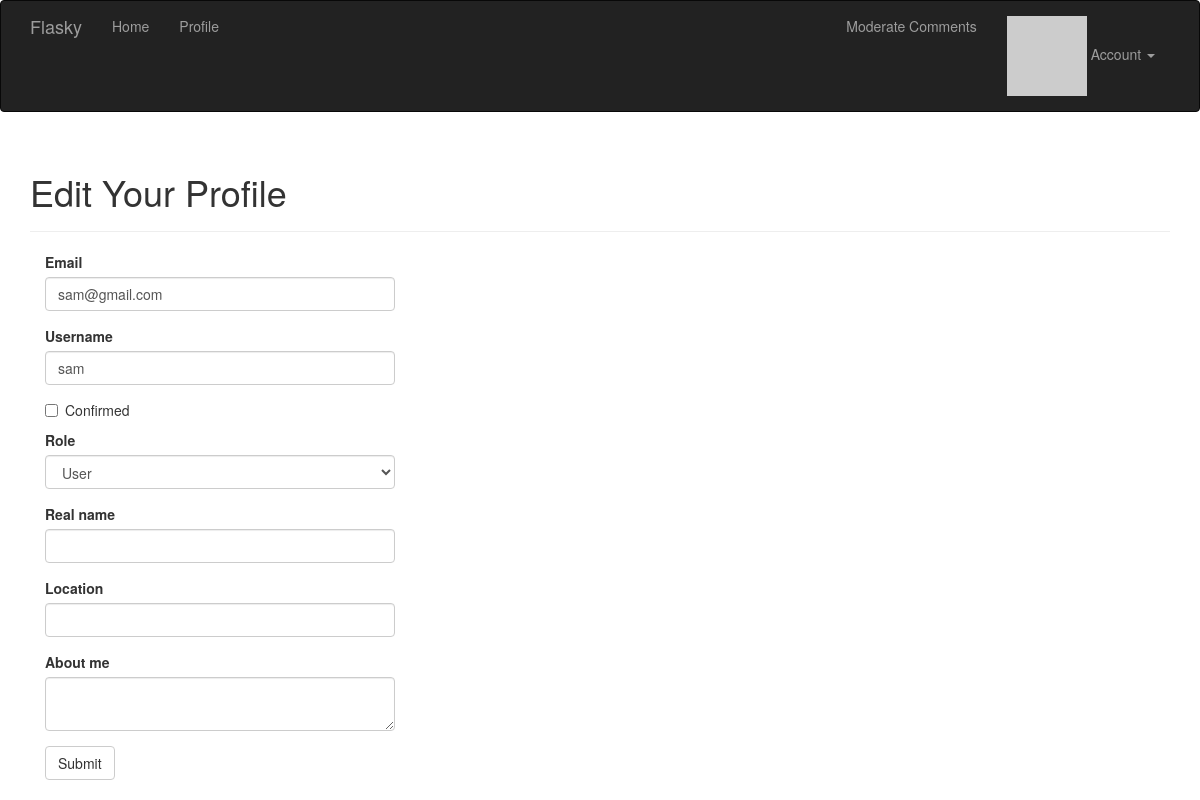
/edit-profile/3 (signed in), run on the app's committed database.
### app/models/user.py (models this page shows, shortened)
class User(UserMixin, db.Model):
    __tablename__ = 'users'
    id = db.Column(db.Integer, primary_key=True)
    username = db.Column(db.String(64), unique=True)
    email = db.Column(db.String(64), unique=True, index=True)
    password_hash = db.Column(db.String(128))
    confirmed = db.Column(db.Boolean, default=False)
    role_id = db.Column(db.Integer, db.ForeignKey('roles.id'))
    name = db.Column(db.String(64))
    location = db.Column(db.String(64))
    about_me = db.Column(db.Text())
    member_since = db.Column(db.DateTime(), default=datetime.utcnow)
    last_seen = db.Column(db.DateTime(), default=datetime.utcnow)
    avatar_hash = db.Column(db.String(32))
    posts = db.relationship('Post', backref='author', lazy='dynamic')
    followed = db.relationship('Follow',
                               foreign_keys=[Follow.follower_id],
                               backref=db.backref('follower', lazy='joined'),
                               lazy='dynamic',
                               cascade='all, delete-orphan')
    followers = db.relationship('Follow',
                                foreign_keys=[Follow.followed_id],
                                backref=db.backref('followed', lazy='joined'),
                                lazy='dynamic',
                                cascade='all, delete-orphan')
    comments = db.relationship('Comment', backref='author', lazy='dynamic')
    @property
    def password(self):
        raise AttributeError('password in not a readable attribute')
    def ping(self):
        self.last_seen = datetime.utcnow()
        db.session.add(self)
        db.session.commit()
    def can(self, perm):
        return self.role is not None and self.role.has_permission(perm)
    def gravatar_hash(self):
        return hashlib.md5(self.email.lower().encode('utf-8')).hexdigest()
    def gravatar(self, size=100, default='identicon', rating='g'):
        if request.is_secure:
            url = 'https://secure.gravatar.com/avatar'
        else:
            url = 'http://secure.gravatar.com/avatar'
        hash_ = self.avatar_hash or self.gravatar_hash()
        return f'{url}/{hash_}?s={size}&d={default}&r={rating}'

### app/main/views.py (the view, shortened to what this page needs)
@main.route('/edit-profile/<int:id>', methods=['GET', 'POST'])
@login_required
@admin_required
def edit_profile_admin(id):
    user = User.query.get_or_404(id)
    form = EditProfileAdminForm(user=user)
    form.email.data = user.email
    form.username.data = user.username
    form.confirmed.data = user.confirmed
    form.role.data = user.role_id
    form.name.data = user.name
    form.location.data = user.location
    form.about_me.data = user.about_me
    return render_template('edit_profile.html', form=form, user=user)

### app/main/forms.py (shortened to what this page needs)
class EditProfileAdminForm(FlaskForm):
    email = StringField('Email', validators=[DataRequired(), Length(1, 64), Email()])
    username = StringField('Username', validators=[
        DataRequired(), Length(1, 64),
        Regexp('^[A-Za-z][A-Za-z0-9_.]*$', 0,
               'Usernames must have only letters, numbers, dots or '
               'underscores')])
    confirmed = BooleanField('Confirmed')
    role = SelectField('Role', coerce=int)
    name = StringField('Real name', validators=[Length(0, 64)])
    location = StringField('Location', validators=[Length(0, 64)])
    about_me = TextAreaField('About me')
    submit = SubmitField('Submit')
    def __init__(self, user, *args, **kwargs):
        super(EditProfileAdminForm, self).__init__(*args, **kwargs)
        self.role.choices = [(role.id, role.name) for role in Role.query.order_by(Role.name).all()]
        self.user = user

### app/auth/views.py (called while the page is built)
@auth.before_app_request
def before_request():
    if current_user.is_authenticated \
            and not current_user.confirmed \
            and request.blueprint != 'auth' \
            and request.endpoint != 'static':
        return redirect(url_for('auth.unconfirmed'))

@auth.before_app_request
def before_request():
    if current_user.is_authenticated:
        current_user.ping()
        if not current_user.confirmed \
                and request.endpoint \
                and request.blueprint != 'auth' \
                and request.endpoint != 'static':
            return redirect(url_for('auth.unconfirmed'))

### app/main/__init__.py (called while the page is built)
@main.app_context_processor
def inject_permissions():
    return dict(Permission=Permission)

### app/models/role.py (called while the page is built)
    def has_permission(self, perm):
        return self.permissions & perm == perm

### app/models/user.py (called while the page is built)
@login_manager.user_loader
def load_user(user_id: int):
    return User.query.get(user_id)

### app/templates/edit_profile.html (shortened to what this page needs)
{% extends "base.html" %}
{% import "bootstrap/wtf.html" as wtf %}
{% block page_content %}
<div class="page-header">
    <h1>Edit Your Profile</h1>
</div>
<div class="col-md-4">
    {{ wtf.quick_form(form) }}
</div>
{% endblock %}

### data on the page
User: email "sam@gmail.com", username "sam", role "User"
